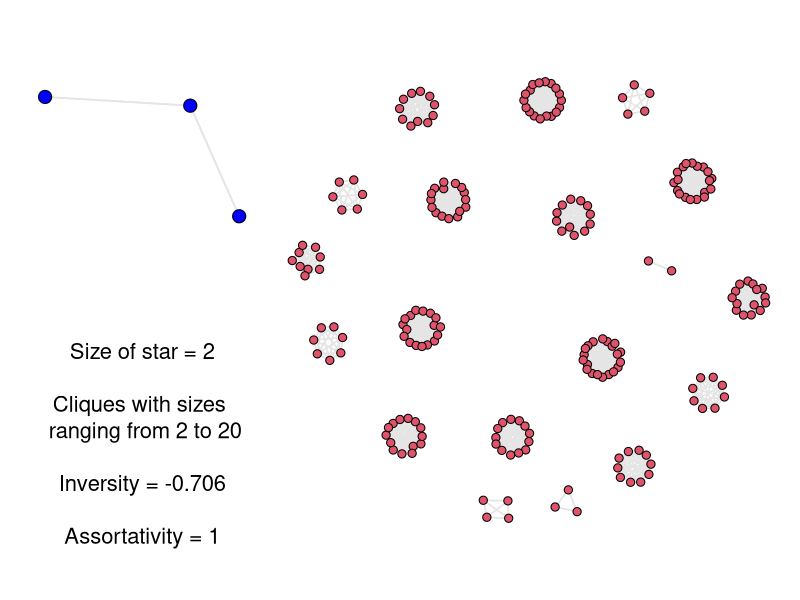
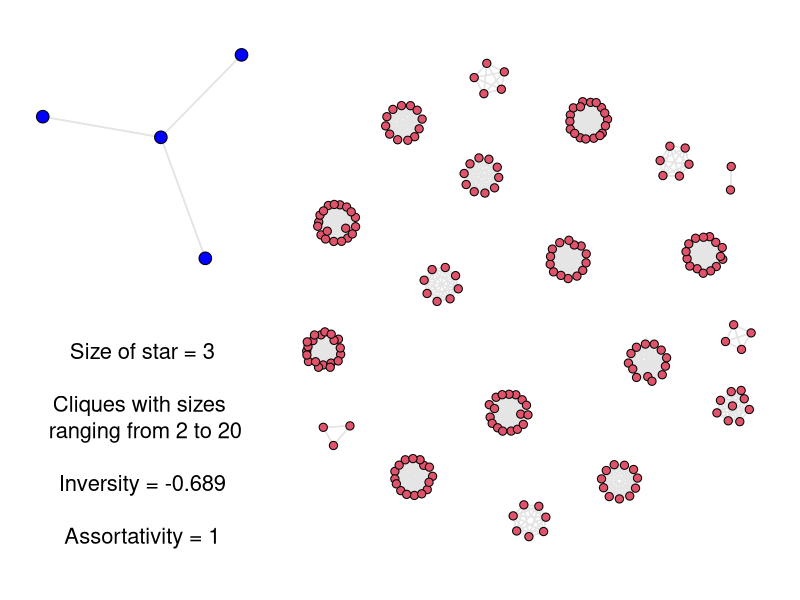
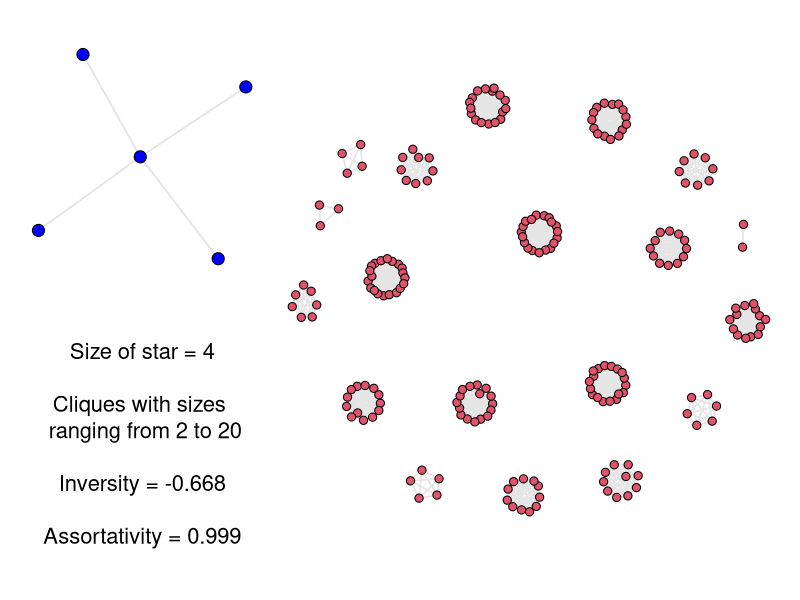
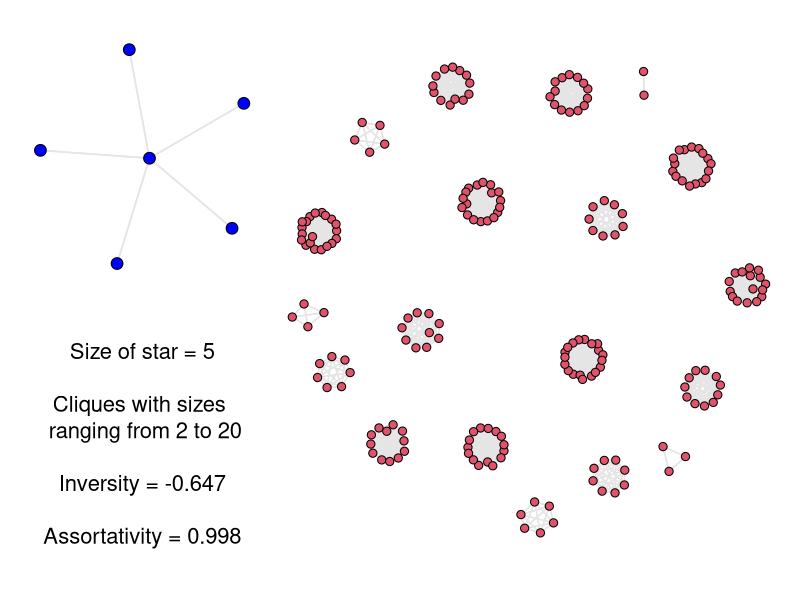
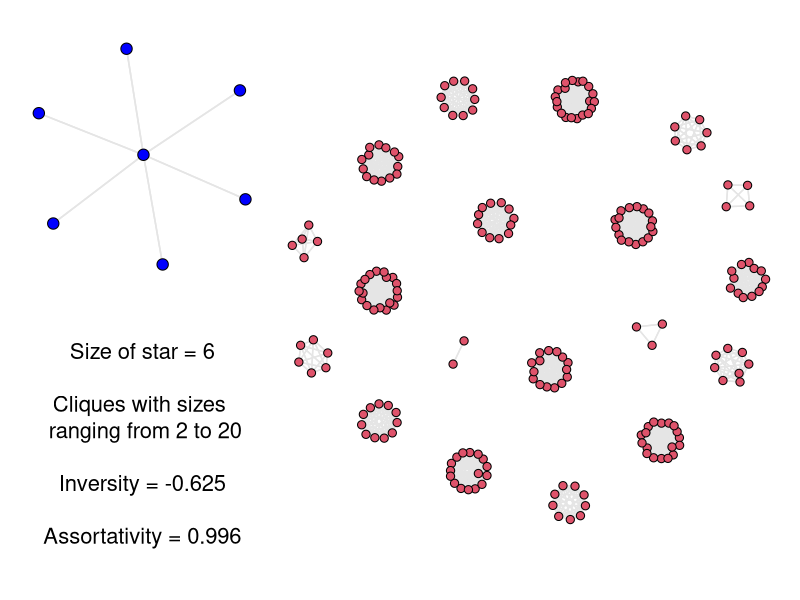
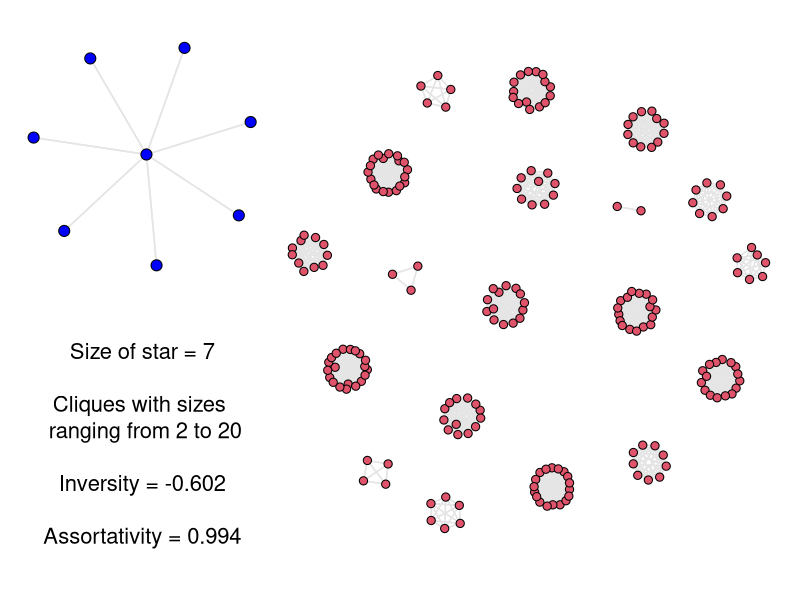
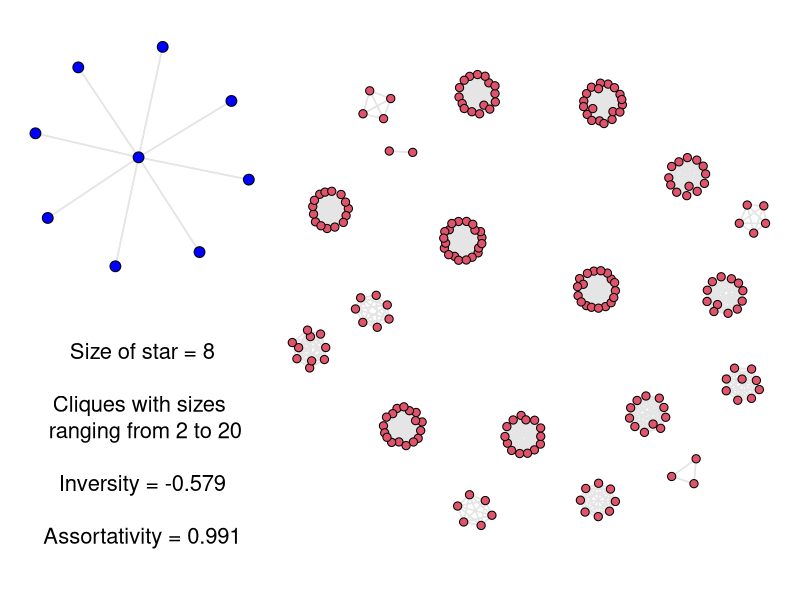
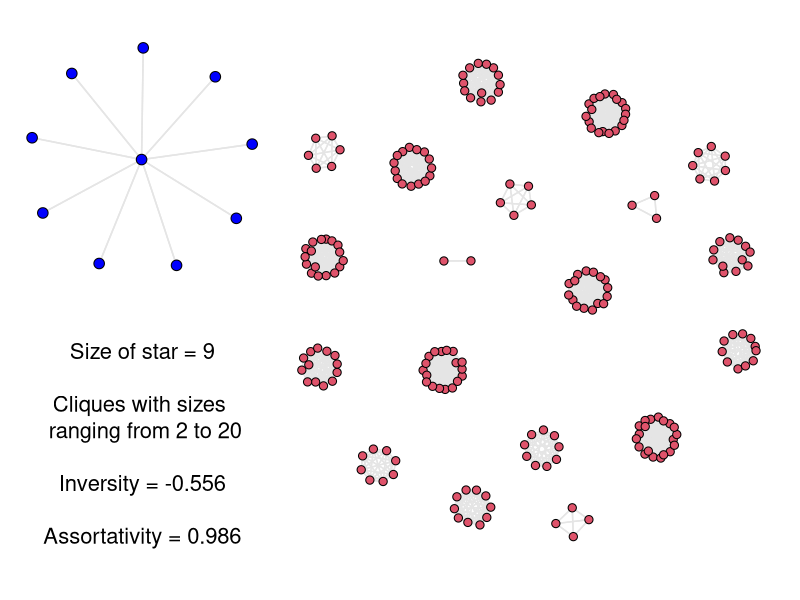

Reproduce these figures in R, in order. (Note: this script raises an error after producing the figures.)
processnetwork <- function(net,excludeisolates=TRUE)
{
  diag(net) = 0
  mnet = sign(net + t(net))
  degrees = rowSums(mnet)
  selected = degrees>0
  if (excludeisolates==TRUE){
    rnet = mnet[selected,selected]
  } else {
    rnet = mnet
  }
  return(rnet)
}
var_pop = function(x)
{
  return(mean((x - mean(x))^2))
}
get_network_stats <- function(xnet_)
{
  ddegrees_original = rowSums(processnetwork(xnet_,FALSE))
  xnet = processnetwork(xnet_,TRUE)
  ddegrees = rowSums(xnet)
  nedges = sum(sign(xnet)>0)
  nnodes = dim(xnet)[1]
  x_density = 2*nedges/(nnodes*(nnodes-1))
  d_left = matrix(0,nedges,1)
  d_inv_right = matrix(0,nedges,1)
  d_right = matrix(0,nedges,1)
  xnet_i = which(xnet>0,arr.ind = T)
  # ddegrees = rowSums(xnet)
  d_left = ddegrees[xnet_i[,1]]
  d_right = ddegrees[xnet_i[,2]]
  d_inv_right = 1/ddegrees[xnet_i[,2]]
  mu_l = sum((d_left / d_right) + (d_right / d_left))/(2*nnodes)
  mu_d = mean(ddegrees); sigma_d = sqrt(var_pop(ddegrees))
  mu_g = (1/mu_d)*(mu_d^2 + sigma_d^2)
  rho_a = cor(d_left,d_right)
  rho_d = cor(d_left,d_inv_right)
  rlist = data.table(nnodes=nnodes,density=x_density,mu_d=mean(ddegrees_original),mu_g=mu_g,mu_l=mu_l,sigma_d=sigma_d,rho_d=rho_d,rho_a=rho_a)
  return(rlist)
}

generate_star_network = function(n)
{
  xnet = matrix(0,n+1,n+1)
  xnet[1,] = 1; xnet[,1]=1;
  xnet = sign(xnet + t(xnet))
  diag(xnet) = 0
  return(xnet)
}

generate_complete_network = function(n)
{
  xnet = matrix(1,n+1,n+1)
  diag(xnet) = 0
  return(xnet)
}

generate_giant_network = function(netlist)
{
  nnet = length(netlist)
  netsizes = rep(0,nnet)
  for (i in 1:nnet){ netsizes[i] = dim(netlist[[i]])[1]}
  n_total = sum(netsizes)
  net_all = matrix(0,n_total,n_total)
  istart = c(1,1+cumsum(netsizes))
  iend = istart[-1]-1
  for (i in 1:nnet){
    net_all[istart[i]:iend[i],istart[i]:iend[i]] = netlist[[i]]
  }
  return(net_all)
}

get_cor_ia = function(nstats,select=NULL)
{
  tstats = nstats
  if(sum(select)>0) tstats = nstats[select,]
  ivalues = as.vector(unlist(tstats[,7]))
  avalues = as.vector(unlist(tstats[,8]))
  cor_ia = round(cor(ivalues,avalues),digits=3)
  rlist = list(i=ivalues,a=avalues,cor_ia=cor_ia)
  return(rlist)
}

generate_clique = function(csize)
{
  cmat = matrix(1,csize,csize)
  diag(cmat) = 0
  return(cmat)
}

generate_many_cliques = function(csizes)
{
  ntotal = sum(csizes)
  nnets = length(csizes)
  net_all = list();
  for (i in 1:nnets){
    net_all[[i]] = generate_clique(csizes[i])
  }
  rgiantnet = generate_giant_network(net_all)
  return(rgiantnet)
}




set.seed(10) # For replicability.

library(igraph)
library(sna)
library(data.table)

#############################################################################################
# Purpose: Replace Figure S6 from prior revision
#############################################################################################
networkstats = NULL;
cliquesizes = c(2:20)
starsizeset = seq(2,80,1)
gcliquenet = generate_many_cliques(cliquesizes)

mat_layout <- matrix(c(1,2,2,3,2,2),nrow=2,byrow=TRUE)
cliq_min = min(cliquesizes); cliq_max = max(cliquesizes)

for (cstarsize in starsizeset)
{
  tstarnet = generate_star_network(n=cstarsize)
  tnetall = generate_giant_network(list(tstarnet,gcliquenet))
  tnetstats_temp = get_network_stats(tnetall)
  tnetstats = cbind(tnetstats_temp,starsize=cstarsize)
  networkstats = rbind(networkstats,tnetstats)
  
  rho_d = round(tnetstats$rho_d,3); rho_a = round(tnetstats$rho_a,3)
  pname = paste0("Networks_","Starsize_",cstarsize,"_Cliques_",cliq_min,"_to_",cliq_max,".pdf")
  pdf(pname)
  layout(mat_layout)
  par(mar = c(0.1, 0.1,0.1,0.1), oma=c(1,1,1,1))
  gplot(tstarnet,gmode="graph",edge.col="gray90",vertex.col="blue")
  gplot(gcliquenet,gmode="graph",edge.col="gray90")
  plot.new()
  ltext = paste0("Size of star = ",cstarsize,"\n","\n","Cliques with sizes \n ranging from 2 to 20","\n","\n","Inversity = ",rho_d,"\n","\n","Assortativity = ",rho_a)
  text(0.5,0.5,ltext,cex=2)
  dev.off()
  print(paste("Completed: ",pname))
}


#############################################################################################
# Purpose: Get Correlation and R^2 Statistics
#############################################################################################

cor_ia = round(cor(networkstats$rho_d,networkstats$rho_a),3)
print(paste("Correlation between inversity and assortativity =",cor_ia))
r2_ia = round(summary(lm(rho_d~rho_a,data=networkstats))$r.squared,3)
print(paste("R2 =",r2_ia))
# Take only the subset of networks where both inversity and assortativity > 0.0
select_a = networkstats$rho_a>0.0
select_i = networkstats$rho_d>0.0
select_subset = select_a & select_i
r = round(get_cor_ia(networkstats,select_subset),3)
print(paste("Correlation between Assortativity and Inversity in Select Subset:",r$cor_ia))
lm_ia = lm(r$i~r$a)
r_sq_ia = round(summary(lm_ia)$r.squared,3)
print(paste("R^2 for linear model between inversity and assortativity in Select Subset: ",r_sq_ia))


#############################################################################################
# Purpose: Replace Figure S6. Show how Inversity and Assortativity vary with star size
#############################################################################################

xlab="Size of Star network"
ylab = "Inversity and Assortativity"
ltext=c("Inversity","Assortativity")
atext = "Region of same sign \n for assortativity \n and inversity"
pdf("InversityAssortativityExampleB10.pdf")
plot(networkstats$starsize,networkstats$rho_d,type="b",col="blue",cex=0.5,cex.axis=1.1,cex.lab=1.5,xlim=c(0,60),ylim=c(-1,1.5),xlab=xlab,ylab=ylab)
lines(networkstats$starsize,networkstats$rho_a,type="b",col="darkred",cex=0.5,pch=3)
abline(h=0,lty=2)
abline(h=1,lty=2)
abline(h=-1,lty=2)
text(x=37,y=-0.5,atext,cex=1)
legend("topright",legend=ltext,bty="n",pch=c(1,3),cex=1.25,col=c("blue","darkred"))
lgray1 = rgb(0.05,0.05,0.05,0.02)
lgray2 = rgb(0.15,0.15,0.15,0.08)
rect(28,-1,46,1,col=lgray2,lty=2)
# rect(0,-1,260,1,col=lgray1,lty=2,density=100)
# rect(260,-1,960,1,col=lgray2,lty=2)
# rect(960,-1,1000,1,col=lgray1,lty=2,density=100)
# rect(57,-1,100,1,col=lgray,lty=2)
dev.off()

#############################################################################################
s
